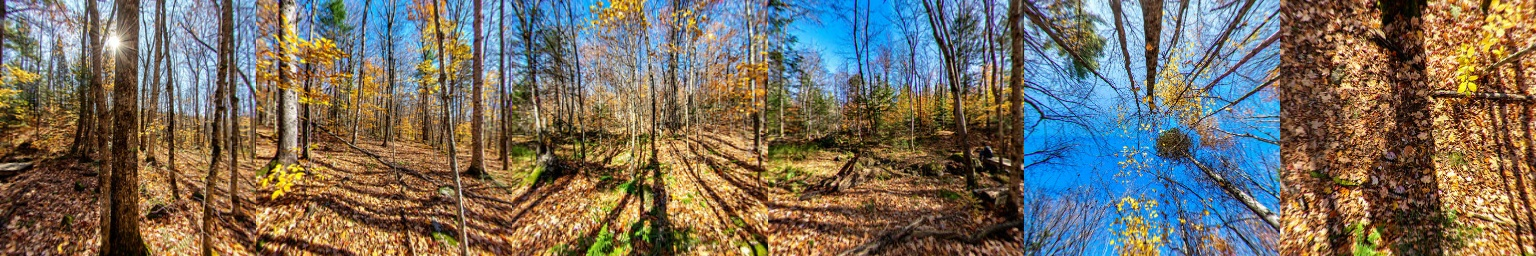
#> input picture data/cubemap.jpg, 1536 x 256 px
$ python equirect2fisheye.py ../data/cubemap.jpg   (older library calls are emulated)
#> lines starting #> are read from the running program, lines starting #| are printed output that depends on the picture
### omnicv/omnicv.py
#!/usr/bin/env/python
import cv2
import numpy as np


def rmat(alpha,
         beta,
         gamma):

    rx = np.array(
        [
            [1, 0, 0],
            [0, np.cos(alpha * np.pi / 180), -np.sin(alpha * np.pi / 180)],
            [0, np.sin(alpha * np.pi / 180), np.cos(alpha * np.pi / 180)],
        ]
    )
    ry = np.array(
        [
            [np.cos(beta * np.pi / 180), 0, np.sin(beta * np.pi / 180)],
            [0, 1, 0],
            [-np.sin(beta * np.pi / 180), 0, np.cos(beta * np.pi / 180)],
        ]
    )
    rz = np.array(
        [
            [np.cos(gamma * np.pi / 180), -np.sin(gamma * np.pi / 180), 0],
            [np.sin(gamma * np.pi / 180), np.cos(gamma * np.pi / 180), 0],
            [0, 0, 1],
        ]
    )

    return np.matmul(rz, np.matmul(ry, rx))


class fisheyeImgConv:
    def __init__(self,
                 param_file_path=None
                 ):

        self.Hd = None
        self.Wd = None
        self.map_x = None
        self.map_y = None
        self.singleLens = False
        self.filePath = param_file_path

    # [829 lines left out: functions fisheye2equirect, equirect2cubemap, cubemap2equirect, eqruirect2persp, cubemap2persp, equirect2Fisheye and 3 more, not called in this run]

    def equirect2Fisheye_DS(self,
                            img,
                            outShape,
                            f=50,
                            a_=0.5,
                            xi_=0.5,
                            angles=[0, 0, 0]
                            ):

        self.Hd = outShape[0]
        self.Wd = outShape[1]
        self.f = f
        self.a_ = a_
        self.xi_ = xi_

        Hs, Ws = img.shape[:2]

        self.Cx = self.Wd / 2.0
        self.Cy = self.Hd / 2.0

        x = np.linspace(0, self.Wd - 1, num=self.Wd, dtype=np.float32)
        y = np.linspace(0, self.Hd - 1, num=self.Hd, dtype=np.float32)

        x, y = np.meshgrid(range(self.Wd), range(self.Hd))
        xref = 1
        yref = 1

        self.fmin = np.sqrt(np.abs((2 * self.a_ - 1) *
                            ((xref - self.Cx) ** 2 + (yref - self.Cy) ** 2))
                            )

        mx = (x - self.Cx) / self.f
        my = (y - self.Cy) / self.f

        r_2 = mx ** 2 + my ** 2

        mz = np.real(
            (1 - self.a_ * self.a_ * r_2)
            / (self.a_ * np.lib.scimath.sqrt(1 - (2 * self.a_ - 1) * r_2) +
               1 - self.a_)
        )

        omega = np.real(
            (mz * self.xi_ + np.lib.scimath.sqrt(mz ** 2 +
                                                 (1 - self.xi_ ** 2) * r_2))
            / (mz ** 2 + r_2)
        )

        Ps_x = omega * mx
        Ps_y = omega * my
        Ps_z = omega * mz - self.xi_

        self.alpha = angles[0]
        self.beta = angles[1]
        self.gamma = angles[2]

        R = np.matmul(
            rmat(self.alpha, self.beta, self.gamma),
            np.matmul(rmat(0, -90, 45), rmat(0, 90, 90)),
        )

        Ps = np.stack((Ps_x, Ps_y, Ps_z), -1)
        Ps = np.matmul(Ps, R.T)

        Ps_x, Ps_y, Ps_z = np.split(Ps, 3, axis=-1)
        Ps_x = Ps_x[:, :, 0]
        Ps_y = Ps_y[:, :, 0]
        Ps_z = Ps_z[:, :, 0]

        theta = np.arctan2(Ps_y, Ps_x)
        phi = np.arctan2(Ps_z, np.sqrt(Ps_x ** 2 + Ps_y ** 2))

        a = 2 * np.pi / (Ws - 1)
        b = np.pi - a * (Ws - 1)
        self.map_x = (1.0 / a) * (theta - b)

        a = -np.pi / (Hs - 1)
        b = np.pi / 2
        self.map_y = (1.0 / a) * (phi - b)

        output = cv2.remap(
            img,
            self.map_x.astype(np.float32),
            self.map_y.astype(np.float32),
            cv2.INTER_CUBIC,
            borderMode=cv2.BORDER_WRAP,
        )

        if self.f < self.fmin:
            r = np.sqrt(np.abs((self.f ** 2) / (2 * self.a_ - 1)))
            mask = np.zeros_like(output[:, :, 0])
            mask = cv2.circle(
                mask, (int(self.Cx), int(self.Cy)), int(r), (255, 255, 255), -1
            )
            output = cv2.bitwise_and(output, output, mask=mask)

        return output

    # [120 lines left out: function applyMap, not called in this run]

### Examples/equirect2fisheye.py
#!/usr/bin/env/python
import cv2
import sys
from omnicv import fisheyeImgConv

Img_path = sys.argv[1]

equiRect = cv2.imread(Img_path)
#> equiRect is the input picture: shape (256, 1536, 3); mean B, G, R 96.4, 109.8, 118.1
cv2.namedWindow("image", cv2.WINDOW_NORMAL)
cv2.imshow("image", equiRect)
cv2.waitKey(0)
outShape = [250, 250]
inShape = equiRect.shape[:2]
#> inShape = (256, 1536)
mapper = fisheyeImgConv()

# Uncomment any of the given block to run desired example

"""
# For single image Unified Camera model (UCM)
fisheye = mapper.equirect2Fisheye_UCM(equiRect,outShape=outShape,xi=0.5)
cv2.imshow("UCM Model Output",fisheye)
cv2.waitKey(0)
"""

"""
# For single image Extended UCM model
fisheye = mapper.equirect2Fisheye_EUCM(equiRect,
                                       outShape=[250,250],f=100,a_=0.4,b_=2,angles=[0,0,0])
cv2.imshow("EUCM Model Output",fisheye)
cv2.waitKey(0)
"""

"""
# For single image Field Of Vide (FOV) model
fisheye = mapper.equirect2Fisheye_FOV(equiRect,
                                      outShape=[250,250],f=40,w_=0.5,angles=[0,0,0])
cv2.imshow("FOV model Output",fisheye)
cv2.waitKey(0)
"""

# """
# For single image Double Sphere (DS) model
fisheye = mapper.equirect2Fisheye_DS(
    equiRect, outShape=[250, 250], f=90, a_=0.1, xi_=0.7, angles=[0, 0, 0]
)
#> in equirect2Fisheye_DS, `output = cv2.remap( img, self.map_x.astype(np.float32), self.map_y.ast..`:
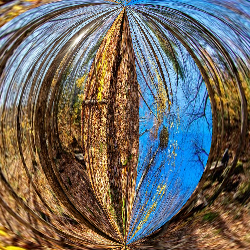
#> output: shape (250, 250, 3); mean B, G, R 98.5, 104.4, 108.8
#> in equirect2Fisheye_DS, `output = cv2.bitwise_and(output, output, mask=mask)`:
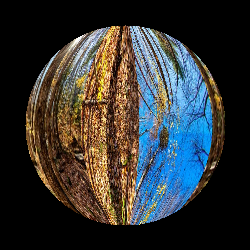
#> output: shape (250, 250, 3); mean B, G, R 52.1, 52.5, 51
cv2.imshow("DS Model Output", fisheye)
cv2.waitKey(0)
# """


"""
# For multiple images and the mapping is not changing
fisheye = mapper.equirect2Fisheye_UCM(equiRect,outShape=outShape)
cv2.imshow("fisheye",fisheye)
cv2.waitKey(0)
fisheye = mapper.applyMap(3,equiRect)
cv2.imshow("fisheye",fisheye)
cv2.waitKey(0)
"""

"""
# For multiple images and mapping is changing
fisheye = mapper.equirect2Fisheye_UCM(equiRect,outShape=outShape)
cv2.imshow("fisheye",fisheye)
cv2.waitKey(0)

# Changing the distortion coefficient
fisheye = mapper.equirect2Fisheye_UCM(equiRect,outShape=outShape,xi=0.5)
cv2.imshow("fisheye",fisheye)
cv2.waitKey(0)

# Rotate the sphere
fisheye = mapper.equirect2Fisheye_UCM(equiRect,
                                      outShape=outShape,angles=[0,0,0])
cv2.imshow("fisheye",fisheye)
cv2.waitKey(0)

"""

"""
# Function performance test
start = time.time()
for i in range(50):
    fisheye = mapper.equirect2Fisheye_UCM(equiRect,outShape=outShape)
    # cv2.imshow("output",fisheye)
    # cv2.waitKey(0)
print("avg time : ",(time.time()-start)/50.0)
start = time.time()
for i in range(50):
    fisheye = mapper.applyMap(3,equiRect)
print("avg time : ",(time.time()-start)/50.0)
"""

$ run again, on data/equirect_temp1.jpg
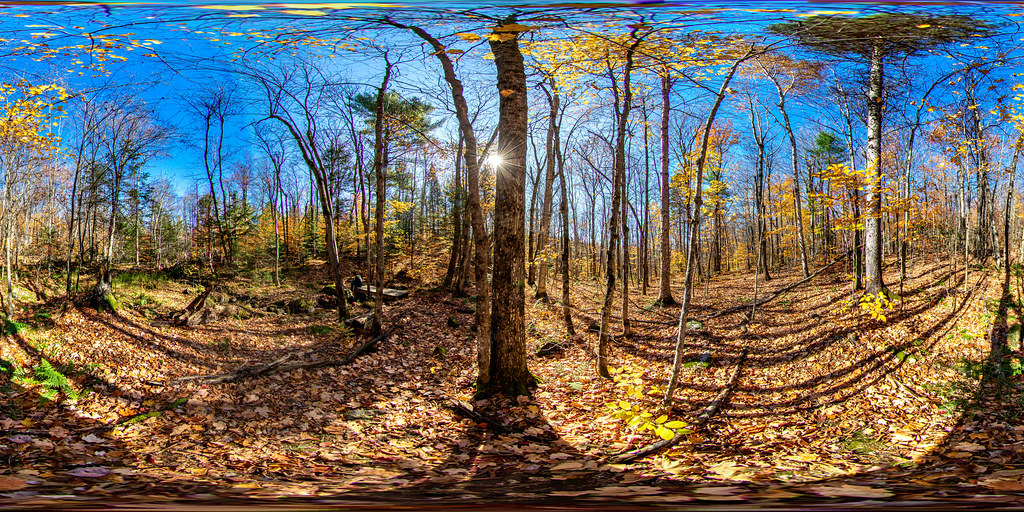
#> input picture data/equirect_temp1.jpg, 1024 x 512 px
#> equiRect is the input picture: shape (512, 1024, 3); mean B, G, R 98.5, 107, 110.7
#> in equirect2Fisheye_DS, `output = cv2.remap( img, self.map_x.astype(np.float32), self.map_y.ast..`:
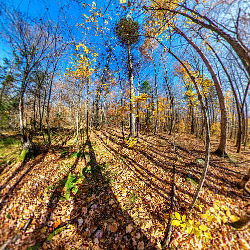
#> output: shape (250, 250, 3); mean B, G, R 103.7, 115.8, 120.8
#> in equirect2Fisheye_DS, `output = cv2.bitwise_and(output, output, mask=mask)`:
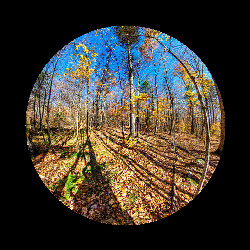
#> output: shape (250, 250, 3); mean B, G, R 47.5, 56.5, 61.6

$ run again, on data/fisheye.png
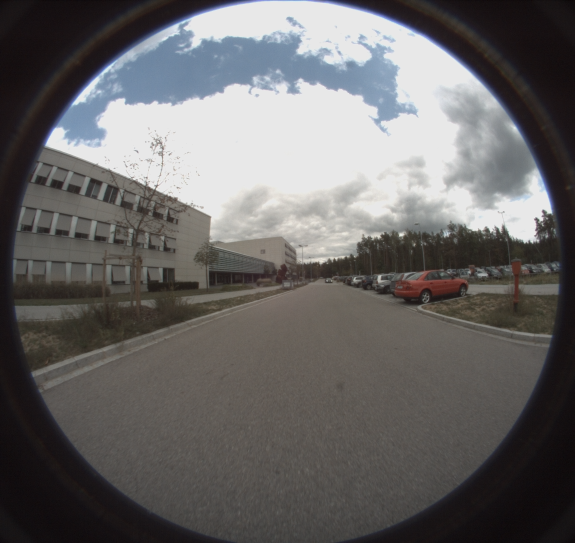
#> input picture data/fisheye.png, 1150 x 1086 px (shown at 1/2 size)
#> equiRect is the input picture: shape (1086, 1150, 3); mean B, G, R 101.4, 101.7, 103.6
#> in equirect2Fisheye_DS, `output = cv2.remap( img, self.map_x.astype(np.float32), self.map_y.ast..`:
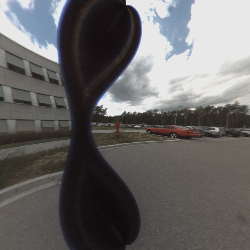
#> output: shape (250, 250, 3); mean B, G, R 100.9, 101.3, 103
#> in equirect2Fisheye_DS, `output = cv2.bitwise_and(output, output, mask=mask)`:
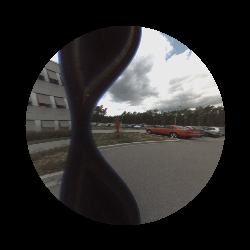
#> output: shape (250, 250, 3); mean B, G, R 43.4, 44.1, 45.6
